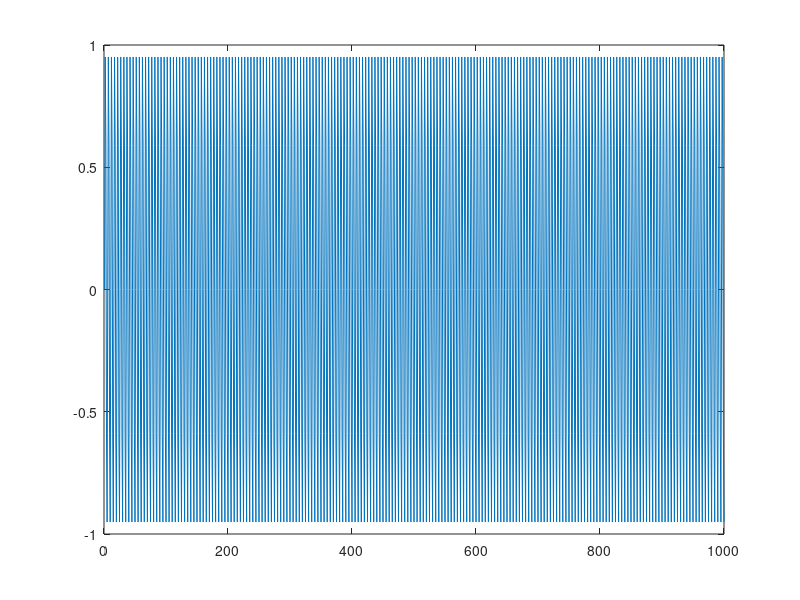

This figure's MATLAB source:
clear all
close all

f_0 = 0.2;
x_n = @(a_1, a_2, phi_1, phi_2, sigma2, alpha, N) a_1*sin(f_0*2*pi*(0:(N-1)) + phi_1) + ...
    a_2*sin((f_0+alpha/N)*2*pi*(0:(N-1)) + phi_2) + sqrt(sigma2)*randn([1 N]);

plot(x_n(1, 0, 0, 0, 0, 1, 1000))
